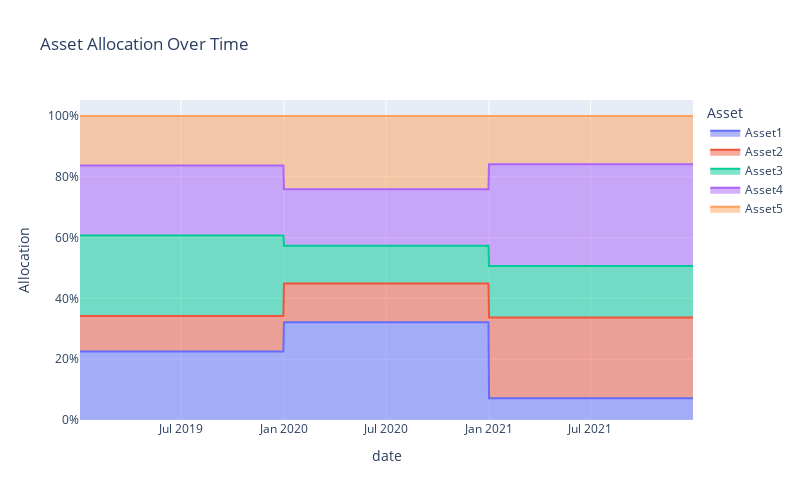

The notebook cell saved with this chart:
### Markdown cell above
<h2 style="color: #FF6347;">Area Chart of Asset Weights.</h2>

### Code cell
fig = px.area(
    df_portfolio_weights, 
    x='date',
    y=assets_list,
    title='Asset Weights Over Time',
    labels={'value': 'Allocation', 'variable': 'Asset'},
)

fig.update_layout(
    yaxis_tickformat='.0%',
    height=500,
    width=800
)

fig.show()

### Figure 1 — Plotly figure (JSON) as saved in the notebook; plotly's stock layout.template omitted (floating-point values rounded to 4 significant figures; data arrays with more than 128 entries replaced by an {"elided": "..."} marker saying what was removed)
{"data": [{"fillpattern": {"shape": ""}, "hovertemplate": "Asset=Asset1<br>date=%{x}<br>Allocation=%{y}<extra></extra>", "legendgroup": "Asset1", "line": {"color": "#636efa"}, "marker": {"symbol": "circle"}, "mode": "lines", "name": "Asset1", "orientation": "v", "showlegend": true, "stackgroup": "1", "type": "scatter", "x": {"elided": "783 str values"}, "xaxis": "x", "y": {"elided": "783 float values"}, "yaxis": "y"}, {"fillpattern": {"shape": ""}, "hovertemplate": "Asset=Asset2<br>date=%{x}<br>Allocation=%{y}<extra></extra>", "legendgroup": "Asset2", "line": {"color": "#EF553B"}, "marker": {"symbol": "circle"}, "mode": "lines", "name": "Asset2", "orientation": "v", "showlegend": true, "stackgroup": "1", "type": "scatter", "x": {"elided": "783 str values"}, "xaxis": "x", "y": {"elided": "783 float values"}, "yaxis": "y"}, {"fillpattern": {"shape": ""}, "hovertemplate": "Asset=Asset3<br>date=%{x}<br>Allocation=%{y}<extra></extra>", "legendgroup": "Asset3", "line": {"color": "#00cc96"}, "marker": {"symbol": "circle"}, "mode": "lines", "name": "Asset3", "orientation": "v", "showlegend": true, "stackgroup": "1", "type": "scatter", "x": {"elided": "783 str values"}, "xaxis": "x", "y": {"elided": "783 float values"}, "yaxis": "y"}, {"fillpattern": {"shape": ""}, "hovertemplate": "Asset=Asset4<br>date=%{x}<br>Allocation=%{y}<extra></extra>", "legendgroup": "Asset4", "line": {"color": "#ab63fa"}, "marker": {"symbol": "circle"}, "mode": "lines", "name": "Asset4", "orientation": "v", "showlegend": true, "stackgroup": "1", "type": "scatter", "x": {"elided": "783 str values"}, "xaxis": "x", "y": {"elided": "783 float values"}, "yaxis": "y"}, {"fillpattern": {"shape": ""}, "hovertemplate": "Asset=Asset5<br>date=%{x}<br>Allocation=%{y}<extra></extra>", "legendgroup": "Asset5", "line": {"color": "#FFA15A"}, "marker": {"symbol": "circle"}, "mode": "lines", "name": "Asset5", "orientation": "v", "showlegend": true, "stackgroup": "1", "type": "scatter", "x": {"elided": "783 str values"}, "xaxis": "x", "y": {"elided": "783 float values"}, "yaxis": "y"}], "layout": {"height": 500, "legend": {"title": {"text": "Asset"}, "tracegroupgap": 0}, "title": {"text": "Asset Allocation Over Time"}, "width": 800, "xaxis": {"anchor": "y", "domain": [0, 1], "title": {"text": "date"}}, "yaxis": {"anchor": "x", "domain": [0, 1], "tickformat": ".0%", "title": {"text": "Allocation"}}}}
